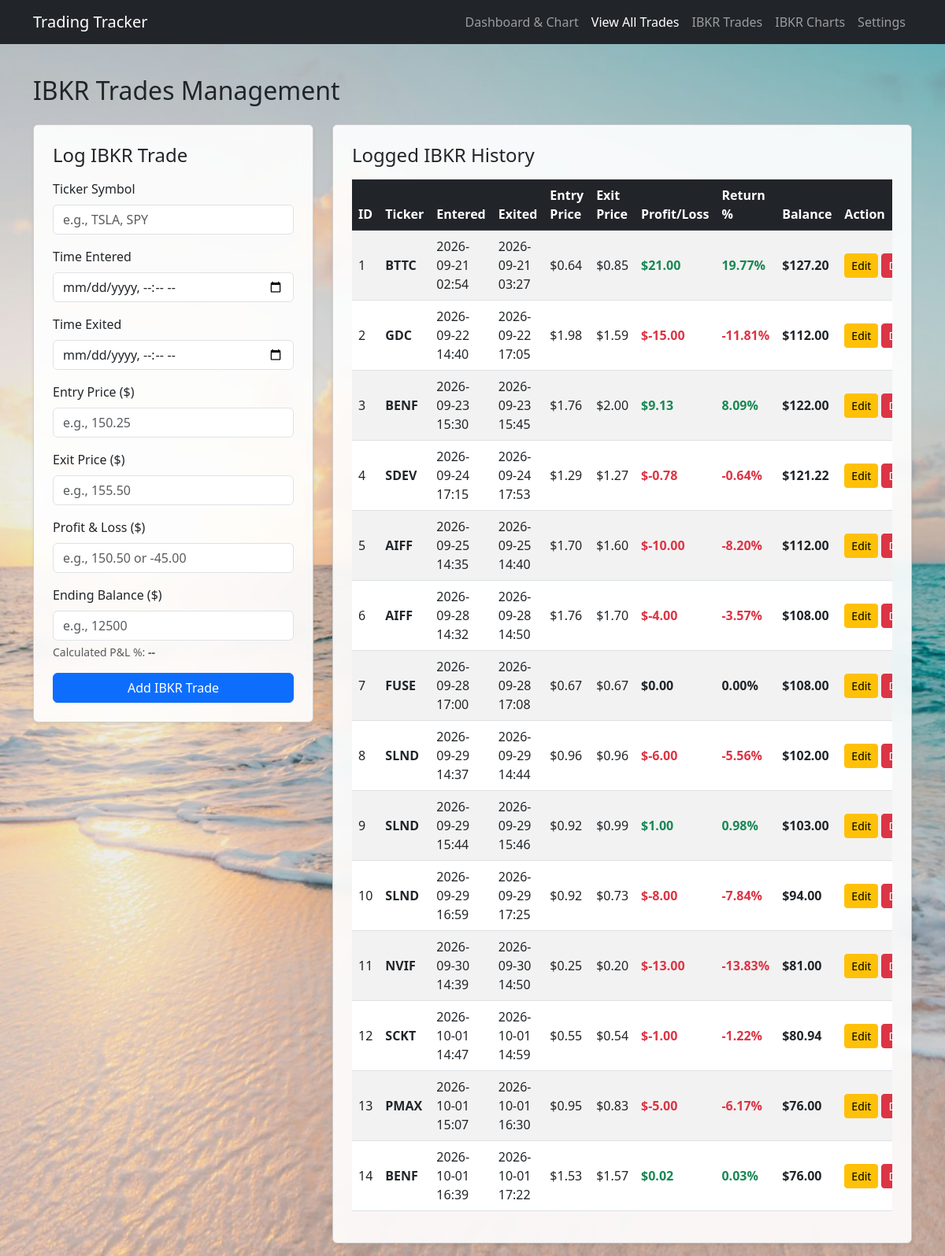
/ibkr, run on an earlier commit of the app's database.
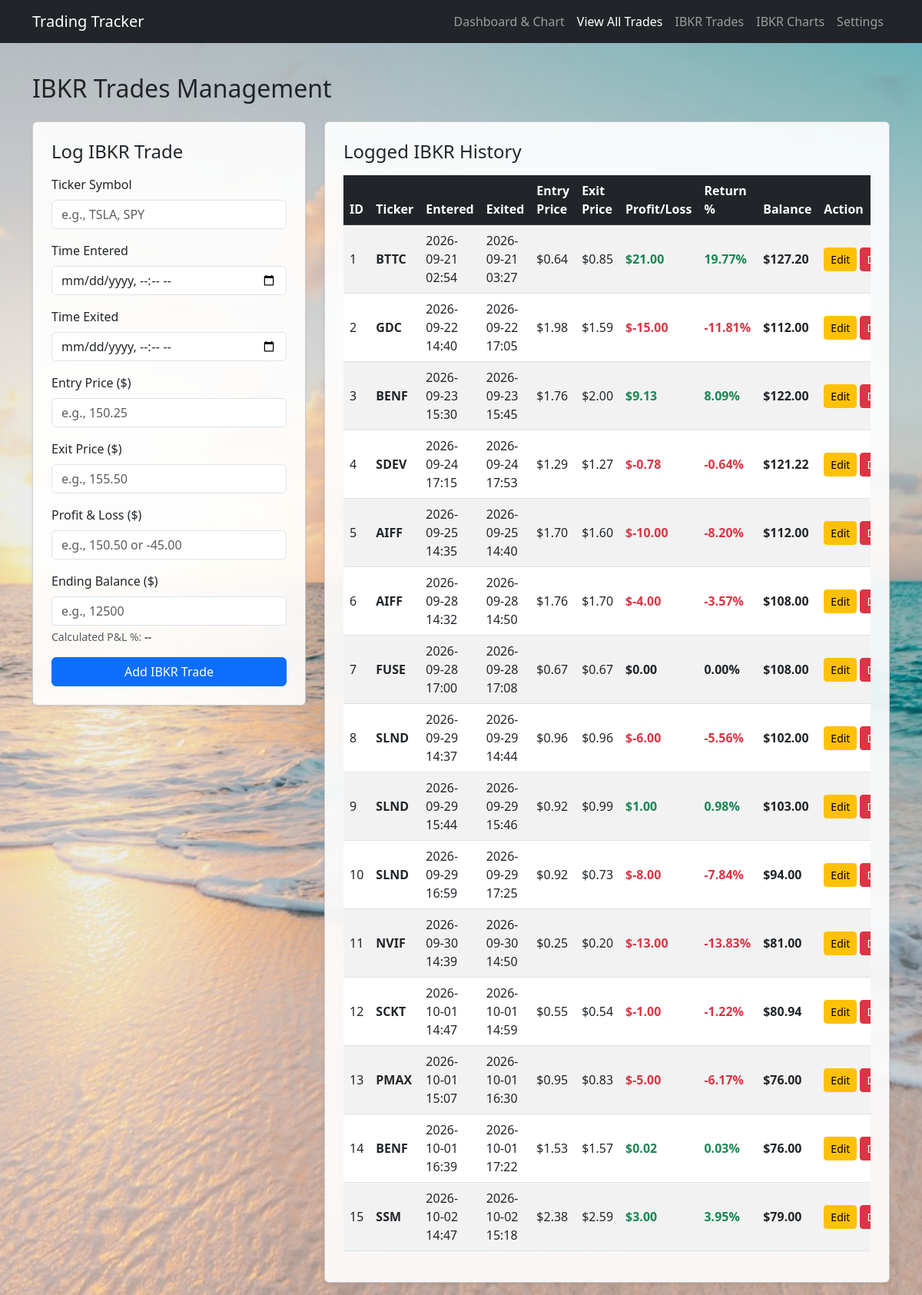
And on a later commit of the database.
### flask_app.py (models this page shows)
class IBKRTrade(db.Model):
    id = db.Column(db.Integer, primary_key=True)
    ticker = db.Column(db.String(20), nullable=False)
    time_entered = db.Column(db.String(50), nullable=False)
    time_exited = db.Column(db.String(50), nullable=False)
    entry_price = db.Column(db.Float, nullable=False, default=0.0)
    exit_price = db.Column(db.Float, nullable=False, default=0.0)
    pnl = db.Column(db.Float, nullable=False, default=0.0)
    balance = db.Column(db.Float, nullable=False, default=0.0)
    timestamp = db.Column(db.DateTime, default=datetime.utcnow)

### flask_app.py (the view, shortened to what this page needs)
@app.route('/ibkr', methods=['GET', 'POST'])
def ibkr_trades():
    all_ibkr_trades = IBKRTrade.query.order_by(IBKRTrade.id.asc()).all()
    return render_template('ibkr.html', trades=all_ibkr_trades)

### templates/ibkr.html (shortened to what this page needs)
<!DOCTYPE html>
<html lang="en">
<head>
    <link href="https://cdn.jsdelivr.net/npm/bootstrap@5.3.0/dist/css/bootstrap.min.css" rel="stylesheet">
</head>
<body class="wallpaper-bg">
    <nav class="navbar navbar-expand-lg navbar-dark bg-dark mb-4">
        <div class="container">
            <a class="navbar-brand" href="/">Trading Tracker</a>
              <div class="navbar-nav">
                <a class="nav-link" href="/">Dashboard & Chart</a>
                <a class="nav-link active" href="/trades-list">View All Trades</a>
                <a class="nav-link" href="/ibkr">IBKR Trades</a>
                <a class="nav-link" href="/ibkr-charts">IBKR Charts</a>
                <a class="nav-link" href="/settings">Settings</a>
            </div>
        </div>
    </nav>
    <div class="container py-3">
        <h2 class="mb-4">IBKR Trades Management</h2>
        <div class="row g-4">
            <div class="col-lg-4">
                <div class="card shadow-sm p-4">
                    <h4 class="card-title mb-3">Log IBKR Trade</h4>
                    <form method="POST">
                        <div class="mb-3">
                            <label class="form-label">Ticker Symbol</label>
                            <input type="text" class="form-control" name="ticker" placeholder="e.g., TSLA, SPY" required>
                        </div>
                        <div class="mb-3">
                            <label class="form-label">Time Entered</label>
                            <input type="datetime-local" class="form-control" name="time_entered" required>
                        </div>
                        <div class="mb-3">
                            <label class="form-label">Time Exited</label>
                            <input type="datetime-local" class="form-control" name="time_exited" required>
                        </div>
                        <div class="mb-3">
                            <label class="form-label">Entry Price ($)</label>
                            <input type="number" step="any" class="form-control" name="entry_price" placeholder="e.g., 150.25" required>
                        </div>
                        <div class="mb-3">
                            <label class="form-label">Exit Price ($)</label>
                            <input type="number" step="any" class="form-control" name="exit_price" placeholder="e.g., 155.50" required>
                        </div>
                        <div class="mb-3">
                            <label class="form-label">Profit & Loss ($)</label>
                            <input type="number" step="any" class="form-control" id="pnlInput" name="pnl" placeholder="e.g., 150.50 or -45.00" required>
                        </div>
                        <div class="mb-3">
                            <label class="form-label">Ending Balance ($)</label>
                            <input type="number" step="any" class="form-control" id="balanceInput" name="balance" placeholder="e.g., 12500" required>
                            <div class="form-text mt-1">
                                Calculated P&L %: <span id="pnlPercentDisplay" class="fw-bold text-muted">--</span>
                            </div>
                        </div>
                        <button type="submit" class="btn btn-primary w-100">Add IBKR Trade</button>
                    </form>
                </div>
            </div>
            <div class="col-lg-8">
                <div class="card shadow-sm p-4">
                    <h4 class="card-title mb-3">Logged IBKR History</h4>
                    <div class="table-responsive">
                        <table class="table table-striped table-hover align-middle">
                            <thead class="table-dark">
                                <tr>
                                    <th>ID</th>
                                    <th>Ticker</th>
                                    <th>Entered</th>
                                    <th>Exited</th>
                                    <th>Entry Price</th>
                                    <th>Exit Price</th>
                                    <th>Profit/Loss</th>
                                    <th>Return %</th>
                                    <th>Balance</th>
                                    <th>Action</th>
                                </tr>
                            </thead>
                            <tbody>
                                {% for trade in trades %}
                                {% set starting_balance = trade.balance - trade.pnl %}
                                {% set pct = (trade.pnl / starting_balance * 100) if starting_balance > 0 else 0 %}
                                <tr>
                                    <td>{{ trade.id }}</td>
                                    <td><strong>{{ trade.ticker }}</strong></td>
                                    <td>{{ trade.time_entered.replace('T', ' ') }}</td>
                                    <td>{{ trade.time_exited.replace('T', ' ') }}</td>
                                    <td>${{ "%.2f"|format(trade.entry_price) }}</td>
                                    <td>${{ "%.2f"|format(trade.exit_price) }}</td>
                                    <td>
                                        <span class="fw-bold {{ 'text-success' if trade.pnl > 0 else ('text-danger' if trade.pnl < 0 else '') }}">
                                            ${{ "%.2f"|format(trade.pnl) }}
                                        </span>
                                    </td>
                                    <td>
                                        <span class="fw-bold {{ 'text-success' if pct > 0 else ('text-danger' if pct < 0 else '') }}">
                                            {{ "%.2f"|format(pct) }}%
                                        </span>
                                    </td>
                                    <td>
                                        <span class="fw-bold">
                                            ${{ "%.2f"|format(trade.balance) }}
                                        </span>
                                    </td>
                                    <td>
                                        <div class="d-flex gap-1">
                                            <a href="/ibkr/edit/{{ trade.id }}" class="btn btn-sm btn-warning">Edit</a>
                                            <form action="/ibkr/delete/{{ trade.id }}" method="POST" onsubmit="return confirm('Delete this IBKR trade?');">
                                                <button type="submit" class="btn btn-sm btn-danger">Delete</button>
                                            </form>
                                        </div>
                                    </td>
                                </tr>
                                {% else %}
                                <tr>
                                    <td colspan="10" class="text-center text-muted py-4">No IBKR trades logged yet.</td>
                                </tr>
                                {% endfor %}
                            </tbody>
                        </table>
                    </div>
                </div>
            </div>
        </div>
    </div>
</body>
</html>

What changed in the data, as far as the page shows it:
added IBKRTrade: id "15", ticker "SSM", time_entered.replace "2026-10-02 14:47", time_exited.replace "2026-10-02 15:18", entry_price "2.38", exit_price "2.59", pnl "3.00", pct "3.95", balance "79.00"
